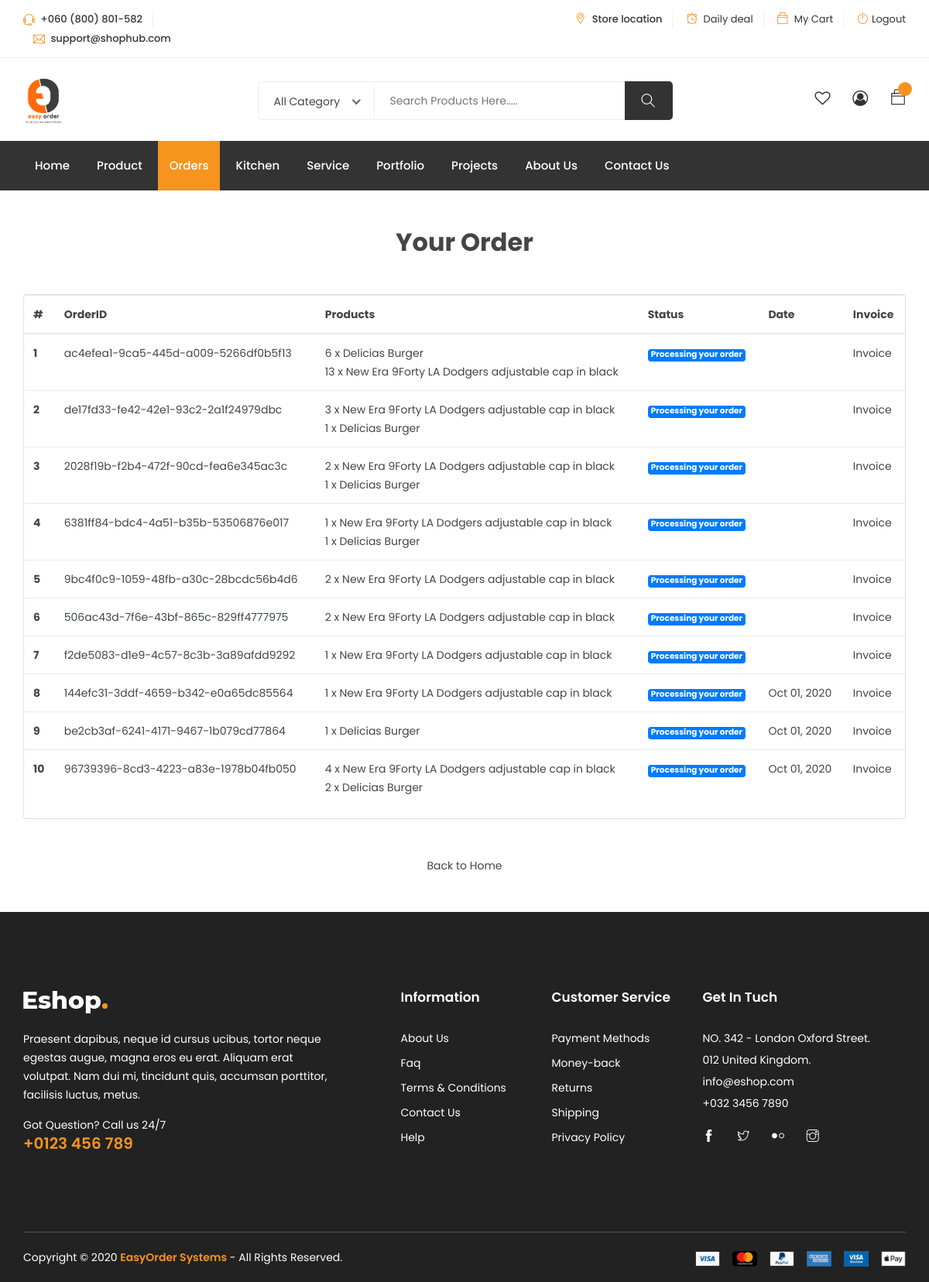
The app's page /payment/orders/ (signed in) with its own data.
### order/models.py (models this page shows, shortened)
class Order(models.Model):
    orderitems = models.ManyToManyField(Cart)
    user = models.ForeignKey(settings.AUTH_USER_MODEL, on_delete=models.CASCADE)
    ordered = models.BooleanField(default=False)
    paymentID = models.CharField(max_length=264, blank=True, null=True)
    orderID = models.CharField(max_length=264, blank=True, null=True)
    created = models.DateTimeField(auto_now_add=True)
    payment_date = models.DateTimeField(blank=True, null=True)
    served = models.BooleanField(default=False)
    class Meta:
        verbose_name = "Order"
        verbose_name_plural = "Orders"

class Cart(models.Model):
    user = models.ForeignKey(settings.AUTH_USER_MODEL, on_delete=models.CASCADE, related_name='cart')
    item = models.ForeignKey(Product, on_delete=models.CASCADE, related_name='product')
    quantity = models.IntegerField(default=1)
    purchased = models.BooleanField(default=False)
    created = models.DateTimeField(auto_now_add=True)
    updated = models.DateTimeField(auto_now=True)
    class Meta:
        verbose_name = "Cart"
        verbose_name_plural = "Carts"
    def __str__(self):
        return f'{self.quantity} x {self.item}'

### home/models.py (models this page shows, shortened)
class Product(models.Model):
    title = models.CharField(max_length=264)
    category = models.ForeignKey(Category, on_delete=models.CASCADE, related_name='category')
    short_description = models.CharField(max_length=264)
    full_description = models.TextField()
    feature_image = models.ImageField(upload_to='Products')
    price = models.DecimalField(max_digits=5, decimal_places=2)
    old_price = models.DecimalField(max_digits=5, decimal_places=2)
    stock = models.BooleanField(default=False)
    created = models.DateTimeField(auto_now_add=True)
    updated = models.DateTimeField(auto_now=True)
    class Meta:
        verbose_name = "Product"
        verbose_name_plural = "Products"
    def __str__(self):
        return self.title

### payment/views.py (the view)
# urls.py: path('orders/', views.order_view, name='orders'),
@login_required
def order_view(request):
    try:
        orders = Order.objects.filter(user=request.user, ordered=True)
        context ={
            'orders': orders
        }
    except:
        messages.warning(request, f"you do not have an active order")
        return redirect('home:home')
    return render(request, 'payment/order.html', context)

### templates/payment/order.html
{% extends 'base.html' %}
{% load static %}
{% block main_content %}
    <div class="container mt-5">
        <h2 class="text-center">Your Order</h2>
        <div class="row">
            <div class="col-md-12">
                <div class="card mt-5">
                    <div class="table-responsive">
                        <table class="table">
                            <thead>
                              <tr>
                                <th scope="col">#</th>
                                <th scope="col">OrderID</th>
                                <th scope="col">Products</th>
                                <th scope="col">Status</th>
                                <th scope="Col">Date</th>
                                <th scope="Col">Invoice</th>
                              </tr>
                            </thead>
                            <tbody>
                              {% for order in orders %}
                              <tr>
                                <th scope="row">{{ forloop.counter }}</th>
                                <td><a href="">{{ order.orderID }}</a></td>
                                <td>
                                {% for item in order.orderitems.all %}
                                    {{ item }} <br>
                                {% endfor %}
                                </td>
                                <td><span class="badge badge-primary">Processing your order</span></td>
                                <td>{{ order.payment_date|date:"M d, Y" }}</td>
                                <td><a href="{% url 'payment:invoice' pk=order.pk %}">Invoice</a></td>
                              </tr>
                              {% endfor %}
                            </tbody>
                          </table>
                    </div>
                </div>
            </div>
            <div class="col-md-12 my-5 text-center">
                <a href="{% url 'home:home' %}">Back to Home</a>
            </div>
        </div>
    </div>
{% endblock main_content %}

### records on screen
Order: orderID "ac4efea1-9ca5-445d-a009-5266df0b5f13"
Cart: quantity+item "6 x Delicias Burger"
Cart: quantity+item "13 x New Era 9Forty LA Dodgers adjustable cap in black"
Order: orderID "de17fd33-fe42-42e1-93c2-2a1f24979dbc"
Cart: quantity+item "3 x New Era 9Forty LA Dodgers adjustable cap in black"
Cart: quantity+item "1 x Delicias Burger"
Order: orderID "2028f19b-f2b4-472f-90cd-fea6e345ac3c"
Cart: quantity+item "2 x New Era 9Forty LA Dodgers adjustable cap in black"
Cart: quantity+item "1 x Delicias Burger"
Order: orderID "6381ff84-bdc4-4a51-b35b-53506876e017"
Cart: quantity+item "1 x New Era 9Forty LA Dodgers adjustable cap in black"
Cart: quantity+item "1 x Delicias Burger"
Order: orderID "9bc4f0c9-1059-48fb-a30c-28bcdc56b4d6"
Cart: quantity+item "2 x New Era 9Forty LA Dodgers adjustable cap in black"
Order: orderID "506ac43d-7f6e-43bf-865c-829ff4777975"
Cart: quantity+item "2 x New Era 9Forty LA Dodgers adjustable cap in black"
Order: orderID "f2de5083-d1e9-4c57-8c3b-3a89afdd9292"
Cart: quantity+item "1 x New Era 9Forty LA Dodgers adjustable cap in black"
Order: orderID "144efc31-3ddf-4659-b342-e0a65dc85564", payment_date "Oct 01, 2020"
Cart: quantity+item "1 x New Era 9Forty LA Dodgers adjustable cap in black"
Order: orderID "be2cb3af-6241-4171-9467-1b079cd77864", payment_date "Oct 01, 2020"
Cart: quantity+item "1 x Delicias Burger"
Order: orderID "96739396-8cd3-4223-a83e-1978b04fb050", payment_date "Oct 01, 2020"
Cart: quantity+item "4 x New Era 9Forty LA Dodgers adjustable cap in black"
Cart: quantity+item "2 x Delicias Burger"
